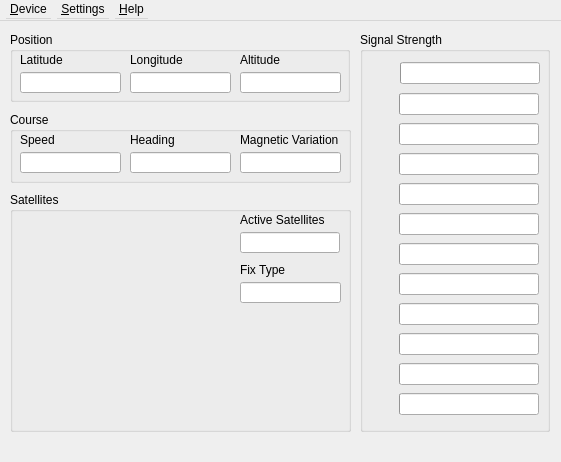
<ui version="4.0" >
 <class>QGPSMainWindowUI</class>
 <widget class="QDialog" name="QGPSMainWindowUI" >
  <property name="geometry" >
   <rect>
    <x>0</x>
    <y>0</y>
    <width>561</width>
    <height>462</height>
   </rect>
  </property>
  <property name="windowTitle" >
   <string>QGPS - GPS Status</string>
  </property>
  <widget class="QWidget" name="widget" >
   <property name="geometry" >
    <rect>
     <x>0</x>
     <y>22</y>
     <width>561</width>
     <height>440</height>
    </rect>
   </property>
   <widget class="QGroupBox" name="groupBox3" >
    <property name="geometry" >
     <rect>
      <x>360</x>
      <y>10</y>
      <width>190</width>
      <height>400</height>
     </rect>
    </property>
    <property name="title" >
     <string>Signal Strength</string>
    </property>
    <widget class="QProgressBar" name="progressBar2_3" >
     <property name="geometry" >
      <rect>
       <x>39</x>
       <y>91</y>
       <width>140</width>
       <height>22</height>
      </rect>
     </property>
    </widget>
    <widget class="QProgressBar" name="progressBar2_4" >
     <property name="geometry" >
      <rect>
       <x>39</x>
       <y>121</y>
       <width>140</width>
       <height>22</height>
      </rect>
     </property>
    </widget>
    <widget class="QProgressBar" name="progressBar2_5" >
     <property name="geometry" >
      <rect>
       <x>39</x>
       <y>151</y>
       <width>140</width>
       <height>22</height>
      </rect>
     </property>
    </widget>
    <widget class="QProgressBar" name="progressBar2_6" >
     <property name="geometry" >
      <rect>
       <x>39</x>
       <y>181</y>
       <width>140</width>
       <height>22</height>
      </rect>
     </property>
    </widget>
    <widget class="QProgressBar" name="progressBar2_7" >
     <property name="geometry" >
      <rect>
       <x>39</x>
       <y>211</y>
       <width>140</width>
       <height>22</height>
      </rect>
     </property>
    </widget>
    <widget class="QProgressBar" name="progressBar2_8" >
     <property name="geometry" >
      <rect>
       <x>39</x>
       <y>241</y>
       <width>140</width>
       <height>22</height>
      </rect>
     </property>
    </widget>
    <widget class="QProgressBar" name="progressBar2_9" >
     <property name="geometry" >
      <rect>
       <x>39</x>
       <y>271</y>
       <width>140</width>
       <height>22</height>
      </rect>
     </property>
    </widget>
    <widget class="QProgressBar" name="progressBar2_10" >
     <property name="geometry" >
      <rect>
       <x>39</x>
       <y>301</y>
       <width>140</width>
       <height>22</height>
      </rect>
     </property>
    </widget>
    <widget class="QProgressBar" name="progressBar2_11" >
     <property name="geometry" >
      <rect>
       <x>39</x>
       <y>331</y>
       <width>140</width>
       <height>22</height>
      </rect>
     </property>
    </widget>
    <widget class="QProgressBar" name="progressBar2_12" >
     <property name="geometry" >
      <rect>
       <x>39</x>
       <y>361</y>
       <width>140</width>
       <height>22</height>
      </rect>
     </property>
    </widget>
    <widget class="QProgressBar" name="progressBar2" >
     <property name="geometry" >
      <rect>
       <x>40</x>
       <y>30</y>
       <width>140</width>
       <height>22</height>
      </rect>
     </property>
    </widget>
    <widget class="QProgressBar" name="progressBar2_2" >
     <property name="geometry" >
      <rect>
       <x>39</x>
       <y>61</y>
       <width>140</width>
       <height>22</height>
      </rect>
     </property>
    </widget>
   </widget>
   <widget class="QGroupBox" name="grpPosition" >
    <property name="geometry" >
     <rect>
      <x>10</x>
      <y>10</y>
      <width>340</width>
      <height>70</height>
     </rect>
    </property>
    <property name="title" >
     <string>Position</string>
    </property>
    <widget class="QLabel" name="textLabel2" >
     <property name="geometry" >
      <rect>
       <x>120</x>
       <y>20</y>
       <width>101</width>
       <height>16</height>
      </rect>
     </property>
     <property name="text" >
      <string>Longitude</string>
     </property>
     <property name="wordWrap" >
      <bool>false</bool>
     </property>
    </widget>
    <widget class="QLabel" name="textLabel1" >
     <property name="geometry" >
      <rect>
       <x>10</x>
       <y>20</y>
       <width>100</width>
       <height>16</height>
      </rect>
     </property>
     <property name="text" >
      <string>Latitude</string>
     </property>
     <property name="wordWrap" >
      <bool>false</bool>
     </property>
    </widget>
    <widget class="QLabel" name="textLabel3" >
     <property name="geometry" >
      <rect>
       <x>230</x>
       <y>20</y>
       <width>101</width>
       <height>16</height>
      </rect>
     </property>
     <property name="text" >
      <string>Altitude</string>
     </property>
     <property name="wordWrap" >
      <bool>false</bool>
     </property>
    </widget>
    <widget class="QLineEdit" name="txtLatitude" >
     <property name="geometry" >
      <rect>
       <x>10</x>
       <y>40</y>
       <width>101</width>
       <height>21</height>
      </rect>
     </property>
     <property name="readOnly" >
      <bool>true</bool>
     </property>
    </widget>
    <widget class="QLineEdit" name="txtLongitude" >
     <property name="geometry" >
      <rect>
       <x>120</x>
       <y>40</y>
       <width>101</width>
       <height>21</height>
      </rect>
     </property>
     <property name="readOnly" >
      <bool>true</bool>
     </property>
    </widget>
    <widget class="QLineEdit" name="txtAltitude" >
     <property name="geometry" >
      <rect>
       <x>230</x>
       <y>40</y>
       <width>101</width>
       <height>21</height>
      </rect>
     </property>
     <property name="readOnly" >
      <bool>true</bool>
     </property>
    </widget>
   </widget>
   <widget class="QGroupBox" name="groupBox2" >
    <property name="geometry" >
     <rect>
      <x>10</x>
      <y>90</y>
      <width>341</width>
      <height>71</height>
     </rect>
    </property>
    <property name="title" >
     <string>Course</string>
    </property>
    <widget class="QLabel" name="textLabel4" >
     <property name="geometry" >
      <rect>
       <x>10</x>
       <y>20</y>
       <width>101</width>
       <height>16</height>
      </rect>
     </property>
     <property name="text" >
      <string>Speed</string>
     </property>
     <property name="wordWrap" >
      <bool>false</bool>
     </property>
    </widget>
    <widget class="QLabel" name="textLabel5" >
     <property name="geometry" >
      <rect>
       <x>120</x>
       <y>20</y>
       <width>101</width>
       <height>16</height>
      </rect>
     </property>
     <property name="text" >
      <string>Heading</string>
     </property>
     <property name="wordWrap" >
      <bool>false</bool>
     </property>
    </widget>
    <widget class="QLabel" name="textLabel6" >
     <property name="geometry" >
      <rect>
       <x>230</x>
       <y>20</y>
       <width>102</width>
       <height>16</height>
      </rect>
     </property>
     <property name="text" >
      <string>Magnetic Variation</string>
     </property>
     <property name="wordWrap" >
      <bool>false</bool>
     </property>
    </widget>
    <widget class="QLineEdit" name="txtSpeed" >
     <property name="geometry" >
      <rect>
       <x>10</x>
       <y>40</y>
       <width>101</width>
       <height>21</height>
      </rect>
     </property>
     <property name="readOnly" >
      <bool>true</bool>
     </property>
    </widget>
    <widget class="QLineEdit" name="txtHeading" >
     <property name="geometry" >
      <rect>
       <x>120</x>
       <y>40</y>
       <width>101</width>
       <height>21</height>
      </rect>
     </property>
     <property name="readOnly" >
      <bool>true</bool>
     </property>
    </widget>
    <widget class="QLineEdit" name="txtVariation" >
     <property name="geometry" >
      <rect>
       <x>230</x>
       <y>40</y>
       <width>101</width>
       <height>21</height>
      </rect>
     </property>
     <property name="readOnly" >
      <bool>true</bool>
     </property>
    </widget>
   </widget>
   <widget class="QGroupBox" name="groupBox4" >
    <property name="geometry" >
     <rect>
      <x>10</x>
      <y>170</y>
      <width>341</width>
      <height>240</height>
     </rect>
    </property>
    <property name="title" >
     <string>Satellites</string>
    </property>
    <widget class="QLabel" name="textLabel1_2" >
     <property name="geometry" >
      <rect>
       <x>230</x>
       <y>20</y>
       <width>91</width>
       <height>16</height>
      </rect>
     </property>
     <property name="text" >
      <string>Active Satellites</string>
     </property>
     <property name="wordWrap" >
      <bool>false</bool>
     </property>
    </widget>
    <widget class="QLabel" name="textLabel2_2" >
     <property name="geometry" >
      <rect>
       <x>230</x>
       <y>70</y>
       <width>90</width>
       <height>16</height>
      </rect>
     </property>
     <property name="text" >
      <string>Fix Type</string>
     </property>
     <property name="wordWrap" >
      <bool>false</bool>
     </property>
    </widget>
    <widget class="QGPSSatelliteTracker" native="1" name="satTracker" >
     <property name="geometry" >
      <rect>
       <x>10</x>
       <y>20</y>
       <width>210</width>
       <height>210</height>
      </rect>
     </property>
    </widget>
    <widget class="QLineEdit" name="txtNumSats" >
     <property name="geometry" >
      <rect>
       <x>230</x>
       <y>40</y>
       <width>100</width>
       <height>21</height>
      </rect>
     </property>
    </widget>
    <widget class="QLineEdit" name="txtFixType" >
     <property name="geometry" >
      <rect>
       <x>230</x>
       <y>90</y>
       <width>101</width>
       <height>21</height>
      </rect>
     </property>
     <property name="readOnly" >
      <bool>true</bool>
     </property>
    </widget>
   </widget>
  </widget>
  <widget class="QMenuBar" name="mnuMain" >
   <property name="geometry" >
    <rect>
     <x>0</x>
     <y>0</y>
     <width>561</width>
     <height>21</height>
    </rect>
   </property>
   <widget class="QMenu" name="Device" >
    <property name="title" >
     <string>&amp;Device</string>
    </property>
    <addaction name="actStartGps" />
    <addaction name="actStopGps" />
    <addaction name="separator" />
    <addaction name="actOpenFile" />
    <addaction name="separator" />
    <addaction name="actQuit" />
   </widget>
   <widget class="QMenu" name="Settings" >
    <property name="title" >
     <string>&amp;Settings</string>
    </property>
    <addaction name="actConfigureQgps" />
   </widget>
   <widget class="QMenu" name="Help" >
    <property name="title" >
     <string>&amp;Help</string>
    </property>
    <addaction name="actAboutQgps" />
    <addaction name="actAboutQt" />
   </widget>
   <addaction name="Device" />
   <addaction name="Settings" />
   <addaction name="Help" />
  </widget>
  <action name="fileSaveAsAction" >
   <property name="text" >
    <string>Save &amp;As...</string>
   </property>
   <property name="iconText" >
    <string>Save As</string>
   </property>
   <property name="shortcut" >
    <string/>
   </property>
   <property name="name" stdset="0" >
    <string>fileSaveAsAction</string>
   </property>
  </action>
  <action name="helpContentsAction" >
   <property name="text" >
    <string>&amp;Contents...</string>
   </property>
   <property name="iconText" >
    <string>Contents</string>
   </property>
   <property name="shortcut" >
    <string/>
   </property>
   <property name="name" stdset="0" >
    <string>helpContentsAction</string>
   </property>
  </action>
  <action name="helpIndexAction" >
   <property name="text" >
    <string>&amp;Index...</string>
   </property>
   <property name="iconText" >
    <string>Index</string>
   </property>
   <property name="shortcut" >
    <string/>
   </property>
   <property name="name" stdset="0" >
    <string>helpIndexAction</string>
   </property>
  </action>
  <action name="helpAboutAction" >
   <property name="text" >
    <string>&amp;About</string>
   </property>
   <property name="iconText" >
    <string>About</string>
   </property>
   <property name="shortcut" >
    <string/>
   </property>
   <property name="name" stdset="0" >
    <string>helpAboutAction</string>
   </property>
  </action>
  <action name="actStartGps" >
   <property name="text" >
    <string>Start GPS</string>
   </property>
   <property name="iconText" >
    <string>Start GPS</string>
   </property>
   <property name="name" stdset="0" >
    <string>actStartGps</string>
   </property>
  </action>
  <action name="actStopGps" >
   <property name="text" >
    <string>Stop GPS</string>
   </property>
   <property name="iconText" >
    <string>Stop GPS</string>
   </property>
   <property name="name" stdset="0" >
    <string>actStopGps</string>
   </property>
  </action>
  <action name="devicenew_itemAction" >
   <property name="text" >
    <string>new item</string>
   </property>
   <property name="iconText" >
    <string>new item</string>
   </property>
   <property name="name" stdset="0" >
    <string>devicenew_itemAction</string>
   </property>
  </action>
  <action name="devicenew_itemAction_2" >
   <property name="text" >
    <string>new item</string>
   </property>
   <property name="iconText" >
    <string>new item</string>
   </property>
   <property name="name" stdset="0" >
    <string>devicenew_itemAction_2</string>
   </property>
  </action>
  <action name="actOpenFile" >
   <property name="text" >
    <string>Open File...</string>
   </property>
   <property name="iconText" >
    <string>Open File...</string>
   </property>
   <property name="name" stdset="0" >
    <string>actOpenFile</string>
   </property>
  </action>
  <action name="actQuit" >
   <property name="text" >
    <string>Quit</string>
   </property>
   <property name="iconText" >
    <string>Quit</string>
   </property>
   <property name="name" stdset="0" >
    <string>actQuit</string>
   </property>
  </action>
  <action name="actConfigureQgps" >
   <property name="text" >
    <string>Configure QGPS...</string>
   </property>
   <property name="iconText" >
    <string>Configure QGPS...</string>
   </property>
   <property name="name" stdset="0" >
    <string>actConfigureQgps</string>
   </property>
  </action>
  <action name="actAboutQgps" >
   <property name="text" >
    <string>About QGPS...</string>
   </property>
   <property name="iconText" >
    <string>About QGPS...</string>
   </property>
   <property name="name" stdset="0" >
    <string>actAboutQgps</string>
   </property>
  </action>
  <action name="actAboutQt" >
   <property name="text" >
    <string>About Qt...</string>
   </property>
   <property name="iconText" >
    <string>About Qt...</string>
   </property>
   <property name="name" stdset="0" >
    <string>actAboutQt</string>
   </property>
  </action>
 </widget>
 <layoutdefault spacing="6" margin="11" />
 <customwidgets>
  <customwidget>
   <class>QGroupBox</class>
   <extends>QGroupBox</extends>
   <header>QGroupBox</header>
   <container>1</container>
  </customwidget>
  <customwidget>
   <class>QMainWindow</class>
   <extends>QWidget</extends>
   <header>Qmainwindow.h</header>
   <container>1</container>
  </customwidget>
  <customwidget>
   <class>QProgressBar</class>
   <extends>QFrame</extends>
   <header>QProgressBar</header>
  </customwidget>
  <customwidget>
   <class>QGPSSatelliteTracker</class>
   <extends>QWidget</extends>
   <header>qgpssatellitetracker.h</header>
  </customwidget>
 </customwidgets>
 <includes>
  <include location="local" >qgpssatellitetracker.h</include>
 </includes>
 <resources/>
 <connections>
  <connection>
   <sender>fileSaveAsAction</sender>
   <signal>activated()</signal>
   <receiver>QGPSMainWindowUI</receiver>
   <slot>fileSaveAs()</slot>
   <hints>
    <hint type="sourcelabel" >
     <x>-1</x>
     <y>-1</y>
    </hint>
    <hint type="destinationlabel" >
     <x>20</x>
     <y>20</y>
    </hint>
   </hints>
  </connection>
  <connection>
   <sender>helpIndexAction</sender>
   <signal>activated()</signal>
   <receiver>QGPSMainWindowUI</receiver>
   <slot>helpIndex()</slot>
   <hints>
    <hint type="sourcelabel" >
     <x>-1</x>
     <y>-1</y>
    </hint>
    <hint type="destinationlabel" >
     <x>20</x>
     <y>20</y>
    </hint>
   </hints>
  </connection>
  <connection>
   <sender>helpContentsAction</sender>
   <signal>activated()</signal>
   <receiver>QGPSMainWindowUI</receiver>
   <slot>helpContents()</slot>
   <hints>
    <hint type="sourcelabel" >
     <x>-1</x>
     <y>-1</y>
    </hint>
    <hint type="destinationlabel" >
     <x>20</x>
     <y>20</y>
    </hint>
   </hints>
  </connection>
  <connection>
   <sender>helpAboutAction</sender>
   <signal>activated()</signal>
   <receiver>QGPSMainWindowUI</receiver>
   <slot>helpAbout()</slot>
   <hints>
    <hint type="sourcelabel" >
     <x>-1</x>
     <y>-1</y>
    </hint>
    <hint type="destinationlabel" >
     <x>20</x>
     <y>20</y>
    </hint>
   </hints>
  </connection>
 </connections>
</ui>
